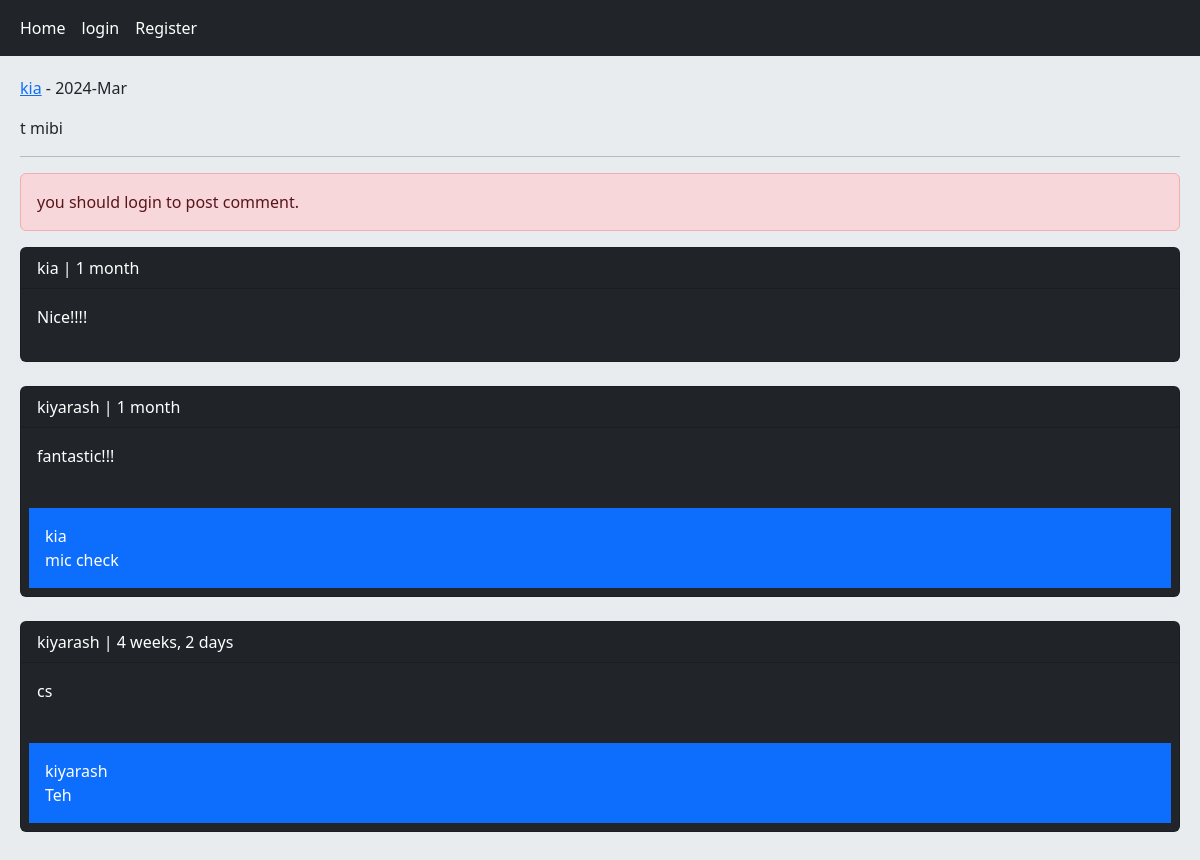
Page /post/5/t-mibi/ on the committed database.
### home/models.py (models this page shows, shortened)
class Post(models.Model):
    user=models.ForeignKey(User,on_delete=models.CASCADE,related_name='posts')
    body=models.TextField()
    slug=models.SlugField()
    title=models.CharField(max_length=100,null=True,blank=True)
    created=models.DateTimeField(auto_now_add=True)
    updated=models.DateTimeField(auto_now=True)
    class Meta:
        ordering = ['-created','body']

class Comment(models.Model):
    user = models.ForeignKey(User, on_delete=models.CASCADE, related_name='ucomments')
    post=models.ForeignKey(Post,on_delete=models.CASCADE,related_name='pcomments')
    reply=models.ForeignKey('self',on_delete=models.CASCADE,related_name='rcomments',blank=True,null=True)
    is_reply=models.BooleanField(default=False)
    body = models.TextField(max_length=400)
    created = models.DateTimeField(auto_now_add=True)

### home/views.py (the view, shortened to what this page needs)
# urls.py: path('post/<int:post_id>/<slug:post_slug>/',views.PostDetailView.as_view(),name='post_detail'),
class PostDetailView(View):
    form_class=CommentCreateForm
    form_class_reply= CommentReplyForm
    def setup(self, request, *args, **kwargs):
        self.post_instance=get_object_or_404(Post,pk=kwargs['post_id'],slug=kwargs['post_slug'])
        return super().setup(request,*args,**kwargs)
    def get(self,request,post_id,post_slug):
        comments=self.post_instance.pcomments.filter(is_reply=False)
        can=False
        if request.user.is_authenticated and self.post_instance.can_like(request.user):
            can=True
        return render(request,'home/detail.html',{'post':self.post_instance,'comments':comments,'form':self.form_class,'reply_form':self.form_class_reply,'can':can})

### home/templates/home/detail.html (shortened to what this page needs)
{% extends 'base.html' %}
{% block content %}
    <p> <a href="{% url 'account:user_profile' post.user.id %}"> {{ post.user.username }}</a> - {{ post.updated|date:"Y-M" }}</p>
    <p>{{ post.body }}</p><hr/>
    {% if request.user.is_authenticated %}
        <a href="{% url 'home:post_like' post.id %}"class="{% if can %}disabled{% endif %} btn btn-primary col-md-2">Like {{ post.like_count }}</a>
        <form action="" method="post">
            {% csrf_token %}
            {{ form.as_p }}
            <input type="submit" value="send">
        </form><br/>
    {% else %}
        <p class="alert alert-danger">you should login to post comment. </p>
    {% endif %}
    {% for comment in comments %}
        <div class="card bg-dark text-white">
            <p class="card-header">{{ comment.user }} | {{ comment.created|timesince }}</p>
            <p class="card-body">{{ comment.body }}</p>
        {% with replies=comment.rcomments.all %}
            {% for reply in replies %}
                <p class="bg-primary p-3 m-2">{{ reply.user }}<br/>{{ reply.body }}</p>
            {% endfor %}
        {% endwith %}
        </div><br/>
    {% empty %}
        <p>No comment</p>
    {% endfor %}
{% endblock %}

### templates/base.html (shortened to what this page needs)
<!DOCTYPE html>
<html lang="en">
<head>
    <link href="https://cdn.jsdelivr.net/npm/bootstrap@5.3.3/dist/css/bootstrap.min.css" rel="stylesheet">
</head>
<body>
  {% include 'inc/navbar.html' %}
  <div class="jumbotron">
    {% block content %}  {% endblock %}
  </div>
</body>
</html>

### templates/inc/navbar.html (shortened to what this page needs)
<nav class="navbar navbar-expand-lg bg-dark navbar-dark ">
  <div class="container-fluid">
    <div class="collapse navbar-collapse" id="navbarNavDropdown">
      <ul class="navbar-nav">
        <li class="nav-item">
          <a class="nav-link active" aria-current="page" href="{% url 'home:home' %}">Home</a>
        </li>
        {% if request.user.is_authenticated %}
        <li class="nav-item">
          <a class="nav-link active" aria-current="page" href="{% url 'account:user_logout' %}">logout</a>
        </li>
        <li class="nav-item">
          <a class="nav-link active" aria-current="page" href="{% url 'account:user_profile' request.user.id %}">Profile</a>
        </li>
        {% else %}
        <li class="nav-item">
          <a class="nav-link active" aria-current="page" href="{% url 'account:user_login' %}">login</a>
        </li>
        <li class="nav-item">
          <a class="nav-link active" aria-current="page" href="{% url 'account:user_register' %}">Register</a>
        </li>
        {% endif %}
      </ul>
    </div>
  </div>
</nav>

### templates/base.html (style rules this page uses)
.jumbotron { padding: 20px; margin-bottom: 20px; background-color: #e9ecef; }

### rows in the picture
Post: user.username "kia", updated "2024-Mar", body "t mibi"
Comment: user "kia", created "1 month", body "Nice!!!!"
Comment: user "kiyarash", created "1 month", body "fantastic!!!"
Comment: user "kia", body "mic check"
Comment: user "kiyarash", created "4 weeks, 2 days", body "cs"
Comment: user "kiyarash", body "Teh"
